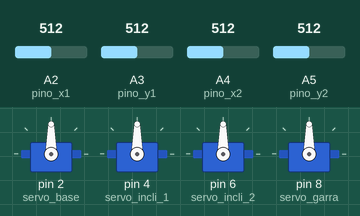
A sketch run on a simulated Arduino Uno, built with avr-gcc and run on an emulated ATmega328P. Parts: 4 × servo. The inputs (shaded band) are chosen by the test bench; at power-on: A2 (pino_x1) = 512, A3 (pino_y1) = 512, A4 (pino_x2) = 512, A5 (pino_y2) = 512.

Above: at 1.2 s.
1.3 s: A2 (pino_x1) set to 716
At 2.9 s:
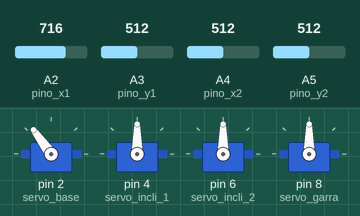
3.4 s: A3 (pino_y1) set to 992
At 6.0 s:
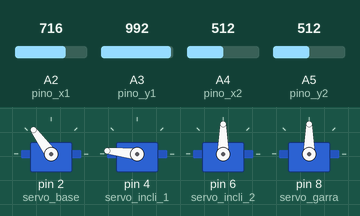
6.4 s: A4 (pino_x2) set to 716
At 8.2 s:
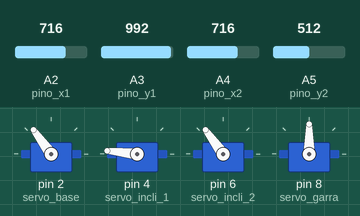
8.5 s: A5 (pino_y2) set to 716
At 9.7 s:
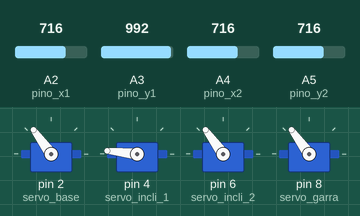
10.6 s: A2 (pino_x1) set to 992
At 11.8 s:
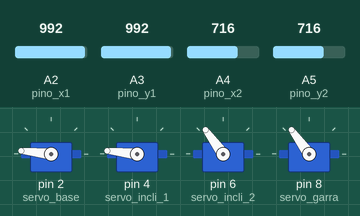
12.9 s: A3 (pino_y1) set to 306
At 16.0 s:
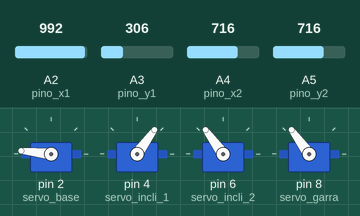
Timing chart, 0 to 16.9 s (numbered marks = the images above; inputs shaded):
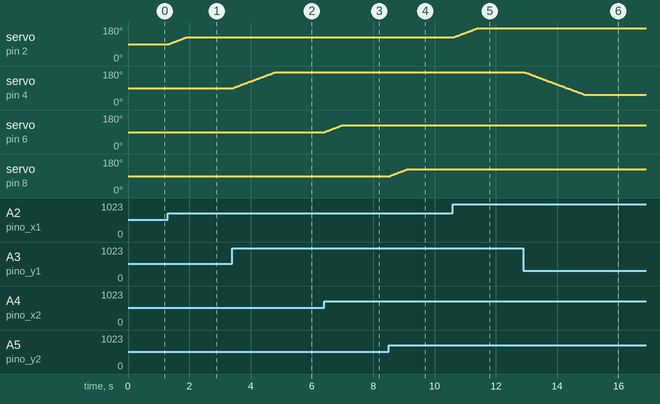

The sketch:

Braco1.ino
```cpp
//////////////////////////// CONTROLE BRAÇO ROBOTICO 1 /////////////////
//Autor: Guilherme Rossin                               Data: 15/01/2019
////////////////////////////////////////////////////////////////////////

//Inclusao Bibliotecas
#include <VarSpeedServo.h>

// Variaveis Servo
VarSpeedServo servo_base;
VarSpeedServo servo_incli_1;
VarSpeedServo servo_incli_2;
VarSpeedServo servo_garra;

//variaveis Joystick 1
int pino_x1 = A2; // Eixo X do Joystick 1
int pino_y1 = A3; // Eixo Y do Joystick 1
int val_x1; //Armazena valor eixo X 1
int val_y1; //Armazena valor eixo Y 1

//variaveis Joystick 2
int pino_x2 = A4; // Eixo X do Joystick 2
int pino_y2 = A5; // Eixo Y do Joystick 2
int val_x2; //Armazena valor eixo X 2
int val_y2; //Armazena valor eixo Y 2

void setup()
{
  servo_base.attach(2, 1, 180);
  servo_incli_1.attach(4, 1, 180);
  servo_incli_2.attach(6, 1, 180);
  servo_garra.attach(8, 1, 180);
}

void loop()
{
  val_x1 = analogRead(pino_x1);
  val_x1 = map(val_x1, 0, 1023, 1, 180);
  servo_base.slowmove(val_x1,60);

  val_y1 = analogRead(pino_y1);
  val_y1 = map(val_y1, 0, 1023, 1, 180);
  servo_incli_1.slowmove(val_y1, 60);

  val_x2 = analogRead(pino_x2);
  val_x2 = map(val_x2, 0, 1023, 1, 180);
  servo_incli_2.slowmove(val_x2, 60);

  val_y2 = analogRead(pino_y2);
  val_y2 = map(val_y2, 0, 1023, 1, 180);
  servo_garra.slowmove(val_y2, 60);

  delay(30);
}
```

Measured:
- after the input at 1.3 s, servo on pin 2 (servo_base): moves from 90° to 126° over 0.58 s, starting at once
- after the input at 3.4 s, servo on pin 4 (servo_incli_1): moves from 90° to 174° over 1.4 s, starting at once
- after the input at 6.4 s, servo on pin 6 (servo_incli_2): moves from 90° to 126° over 0.58 s, starting at once
- after the input at 8.5 s, servo on pin 8 (servo_garra): moves from 90° to 126° over 0.57 s, starting after 0.06 s
- after the input at 10.6 s, servo on pin 2 (servo_base): moves from 126° to 174° over 0.77 s, starting at once
- after the input at 12.9 s, servo on pin 4 (servo_incli_1): moves from 174° to 54° over 2.0 s, starting after 0.05 s
